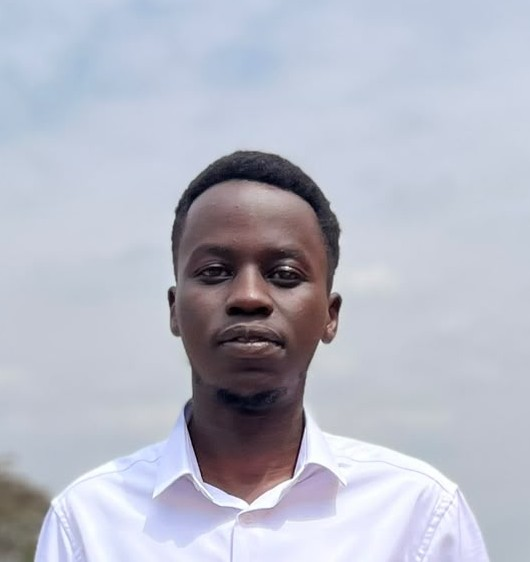
#> input picture demoImage/cutepic1.jpeg, 530 x 562 px, found by its file name
$ python gratscale.py
#> lines starting #> are read from the running program, lines starting #| are printed output that depends on the picture
import cv2 as cv
import os

def grayscale():
    root=os.getcwd()
    imgpath=os.path.join(root,"demoImage\\cutepic1.jpeg")
    img=cv.imread(imgpath)
    imgGray=cv.cvtColor(img,cv.COLOR_BGR2GRAY)
    cv.imshow("gray",imgGray)
    cv.waitKey(0)

def readGray():
    root=os.getcwd()
    imgPath=os.path.join(root,"demoImage\\cutepic1.jpeg")
    img=cv.imread(imgPath,cv.IMREAD_GRAYSCALE)
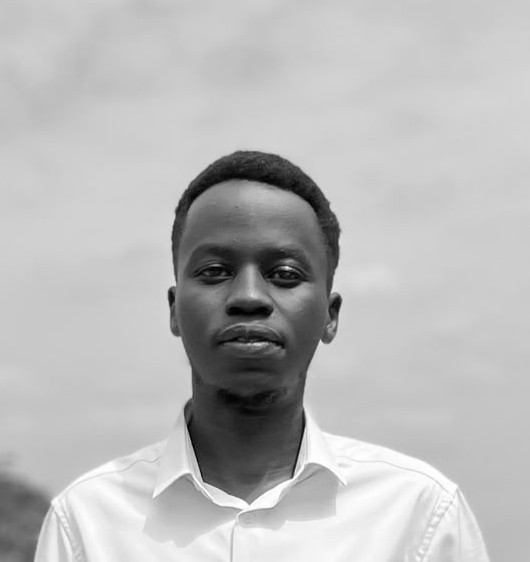
#> img: shape (562, 530); min 0, max 255, mean 185.3

    cv.imshow("gray",img)
    cv.waitKey(0)

readGray()

# //Use cvIMREAD_GRAYSCALE when you only need a grayscale image.
# Use cv.cvtColor() when you first need to read the image in color and then convert it later.1
